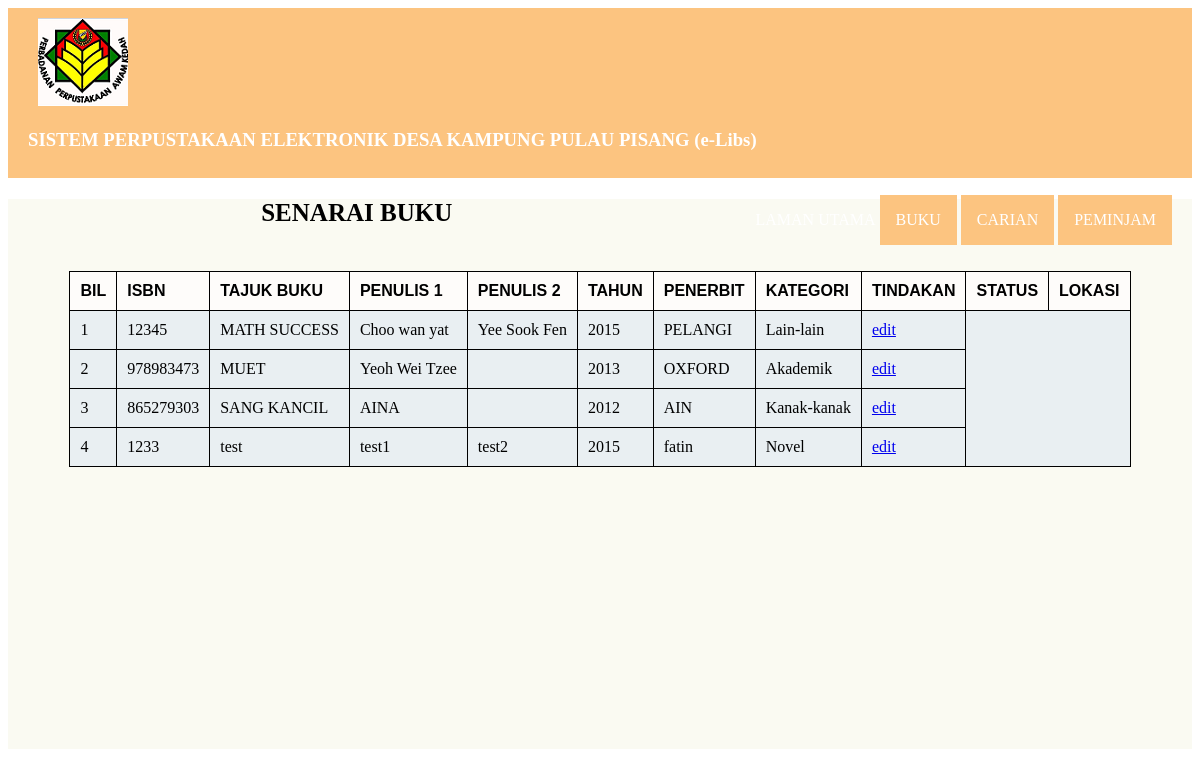
Page /staff/senaraibuku.php on the committed database.
### tables this page shows
CREATE TABLE `buku` (
  `idBuku` int NOT NULL,
  `ISBN` int NOT NULL,
  `tajukBuku` varchar(800) NOT NULL,
  `penulis1` varchar(200) NOT NULL,
  `penulis2` varchar(200) NOT NULL,
  `tahun` int NOT NULL,
  `penerbit` varchar(200) NOT NULL,
  `namaKategori` varchar(100) NOT NULL,
  `lokasi` int NOT NULL,
  `statusBuku` varchar(100) NOT NULL
);

CREATE TABLE `kategoribuku` (
  `idKategori` int NOT NULL,
  `namaKategori` varchar(800) NOT NULL
);

### staff/senaraibuku.php (the view, shortened to what this page needs)
<?php
require '../include/conn.php';
?>
<!DOCTYPE html>
<html>
<head>
    <link rel="stylesheet" type="text/css" href="staff.css">
</head>
<body>
    <div class="wrapper">
        <header>
            <div class="logo">
                <img src="logo1.png">
                <h3 style="color: white;">SISTEM PERPUSTAKAAN ELEKTRONIK DESA KAMPUNG PULAU PISANG (e-Libs)</h3>
            </div>
            <nav>
                <ul>
                    <li><a href="index.php">LAMAN UTAMA</a></li>
                    <div class="dropdown">
                        <button class="dropbtn">BUKU</button>
                    </div>
                    <div class="dropdown">
                        <button class="dropbtn">CARIAN</button>
                    </div>
                    <div class="dropdown">
                        <button class="dropbtn">PEMINJAM</button>
                    </div>
                </ul>
            </nav>
        </header>
        <section>
            <h1 style="text-align: center; font-size: 25px;">SENARAI BUKU</h1>
            <form name="daftarbuku" action="" method="">
                <div align="center">
                    <form action="senaraibuku.php" method="post">
                        <table class="t">
                            <tr>
                                <th>BIL</th>
                                <th>ISBN</th>
                                <th>TAJUK BUKU</th>
                                <th>PENULIS 1</th>
                                <th>PENULIS 2</th>
                                <th>TAHUN</th>
                                <th>PENERBIT</th>
                                <th>KATEGORI</th>
                                <th>TINDAKAN</th>
                                <th>STATUS</th>
                                <th>LOKASI</th>
                            </tr>
                            <?php
                            $bil = 1;
                            $sql = "SELECT  `ISBN`, `tajukBuku`, `penulis1`, `penulis2`, `tahun`, `penerbit`,kategoribuku.`namaKategori` FROM buku
                            inner join kategoribuku on kategoribuku.idKategori=buku.namaKategori ORDER BY tajukBuku";
                            $result = $conn->query($sql);
                            while ($row = $result->fetch_object()) {
                                ?>
                                <tr>
                                    <td>
                                        <?php echo $bil++; ?>
                                    </td>
                                    <td>
                                        <?php echo $row->ISBN; ?>
                                    </td>
                                    <td>
                                        <?php echo $row->tajukBuku; ?>
                                    </td>
                                    <td>
                                        <?php echo $row->penulis1; ?>
                                    </td>
                                    <td>
                                        <?php echo $row->penulis2; ?>
                                    </td>
                                    <td>
                                        <?php echo $row->tahun; ?>
                                    </td>
                                    <td>
                                        <?php echo $row->penerbit; ?>
                                    </td>
                                    <td>
                                        <?php echo $row->namaKategori; ?>
                                    </td>
                                    <td>
                                        <a href="senaraibuku.php?menu=senarai&edit=<?php echo $row->idBuku; ?>"
                                            onclick="return sahkan()">edit</a>
                                    </td>
                                </tr>
                                <?php
                            }
                            ?>
                        </table>
                    </form>
                </div>
        </section>
    </div>
</body>
</html>

### staff/staff.css (style rules this page uses)
nav { float: right; padding: 10px; }
nav li { display: inline-block; line-height: auto; }
.wrapper { height: 660px; width: auto; }
header { height: 150px; width: auto; background-color: rgb(252, 196, 128); padding: 10px; }
section { height: 550px; width: auto; background-color: rgb(250, 250, 242); }
.logo { float: left; padding-left: 10px; }
.logo img { padding-left: 10px; }
li a { color: white; text-decoration: none; }
.dropbtn { background-color:rgb(252, 196, 128); color: white; padding: 16px; font-size: 16px; border: none; font-family: Georgia, 'Times New Roman', Times, serif; }
.dropdown { position: relative; display: inline-block; }
table, th, td { border: 1px solid black; border-collapse: collapse; }
th, td { padding: 10px; text-align: left; }
.t { background-color: rgba(230, 237, 243, 0.817); margin: auto; height: auto; width: auto; }
th { background-color: rgb(254, 252, 250); font-family: 'Franklin Gothic Medium', 'Arial Narrow', Arial, sans-serif; }

### rows in the picture
buku: ISBN "12345", tajukBuku "MATH SUCCESS", penulis1 "Choo wan yat", penulis2 "Yee Sook Fen", tahun "2015", penerbit "PELANGI", kategoribuku.namaKategori "Lain-lain"
buku: ISBN "978983473", tajukBuku "MUET", penulis1 "Yeoh Wei Tzee", tahun "2013", penerbit "OXFORD", kategoribuku.namaKategori "Akademik"
buku: ISBN "865279303", tajukBuku "SANG KANCIL", penulis1 "AINA", tahun "2012", penerbit "AIN", kategoribuku.namaKategori "Kanak-kanak"
buku: ISBN "1233", tajukBuku "test", penulis1 "test1", penulis2 "test2", tahun "2015", penerbit "fatin", kategoribuku.namaKategori "Novel"
